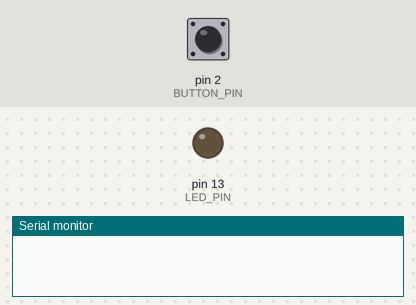
The sketch below on a simulated Arduino Uno, built with avr-gcc and run on an emulated ATmega328P. On the bench: output pins drawn as LEDs (lit = HIGH), the last lines printed to the serial monitor. Dashed ring = blinking. The test bench sets the inputs (shaded band); at power-on: pin 2 (BUTTON_PIN) LOW.

Above: at 1.2 s.
1.3 s: pin 2 (BUTTON_PIN) pulled HIGH for 1 s
At 1.37 s:
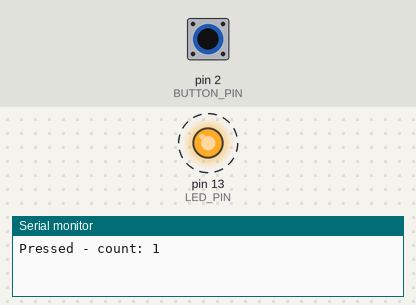
4.3 s: pin 2 (BUTTON_PIN) pulled HIGH for 3.2 s
At 8.9 s:
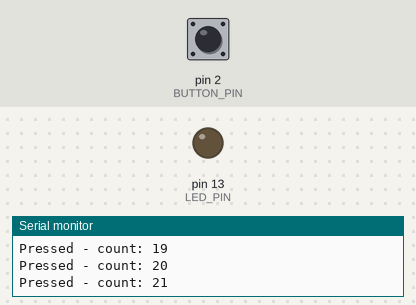
Timing chart, 0 to 10.4 s (numbered marks = the images above; inputs shaded):
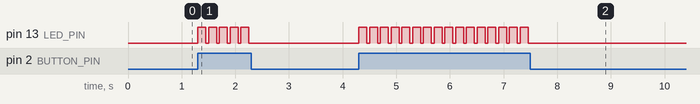

The sketch:

step4_buttonled_nobouncing.ino
```cpp
#define BUTTON_PIN 2
#define LED_PIN 13

int count;
bool already_pressed;

void setup() {
  pinMode(LED_PIN, OUTPUT);
  pinMode(BUTTON_PIN, INPUT);
  Serial.begin(9600);
  count = 0;
  already_pressed = false;
}

void loop() {
  int buttonState = digitalRead(BUTTON_PIN);
  if (buttonState == HIGH && !already_pressed) {
    digitalWrite(LED_PIN, HIGH);
    count++;
    Serial.println(String("Pressed - count: ") + count);
    already_pressed = true;
    delay(100);
  } else {
    digitalWrite(LED_PIN, LOW);
    already_pressed = false;
  }

  /* this delay is used to avoid bouncing */
  /* the value can change depending on the quality of the button */

  delay(50);
}
```

Measured:
- after the input at 1.3 s, pin 13 (LED_PIN): alternates HIGH for 0.15 s and LOW for 0.05 s, 10 changes in all, then stays LOW, starting at once
- after the input at 4.3 s, pin 13 (LED_PIN): alternates HIGH for 0.15 s and LOW for 0.05 s, 32 changes in all, then stays LOW, starting at once
